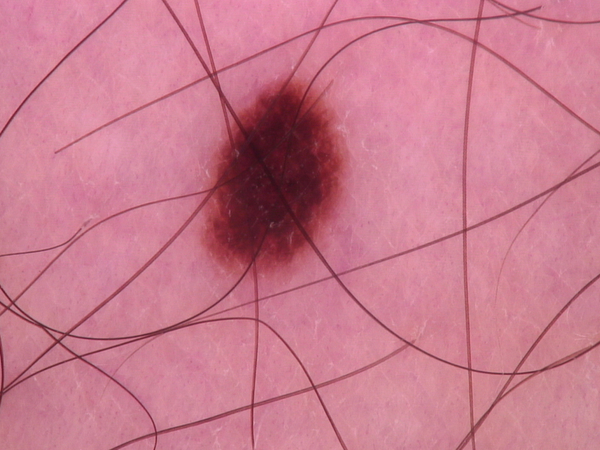
#> input picture data/image0.jpg, 600 x 450 px
$ python main.py
#> lines starting #> are read from the running program, lines starting #| are printed output that depends on the picture; after the words box and inside, x2 and y2 are one past the last pixel; in counts of white or black regions, pixels touching at a corner belong together
### util/img_util.py
import random
import os
import cv2


def readImageFile(file_path):
    # read image as an 8-bit array
    img_bgr = cv2.imread(file_path)

    # convert to RGB
    img_rgb = cv2.cvtColor(img_bgr, cv2.COLOR_BGR2RGB)

    # convert the original image to grayscale
    img_gray = cv2.cvtColor(img_rgb, cv2.COLOR_RGB2GRAY)

    return img_rgb, img_gray


def saveImageFile(img_rgb, file_path):
    try:
        # convert BGR
        img_bgr = cv2.cvtColor(img_rgb, cv2.COLOR_RGB2BGR)

        # save the image
        success = cv2.imwrite(file_path, img_bgr)
        if not success:
            print(f"Failed to save the image to {file_path}")
        return success

    except Exception as e:
        print(f"Error saving the image: {e}")
        return False

class ImageDataLoader:
    def __init__(self, directory, shuffle=False, transform=None):
        self.directory = directory
        self.shuffle = shuffle
        self.transform = transform

        # get a sorted list of all image files in the directory
        self.file_list = sorted(
            [os.path.join(directory, f) for f in os.listdir(directory) if
             f.lower().endswith(('.png', '.jpg', '.jpeg', '.bmp', '.tiff'))]
        )

        if not self.file_list:
            raise ValueError("No image files found in the directory.")

        # shuffle file list if required
        if self.shuffle:
            random.shuffle(self.file_list)

        # get the total number of samples
        self.num_samples = len(self.file_list)

    def __len__(self):
        return self.num_samples

    def __iter__(self):
        for file_path in self.file_list:
            img_rgb, img_gray = readImageFile(file_path)

            if self.transform:
                img_rgb = self.transform(img_rgb)
                img_gray = self.transform(img_gray)

            yield img_rgb, img_gray, os.path.basename(file_path)

# Get the directory of the script
CURRENT_DIR = os.path.dirname(os.path.abspath(__file__))
# Move one level up to get the project root
BASE_DIR = os.path.dirname(CURRENT_DIR)
# Construct the path to the "data" folder
DATA_DIR = os.path.join(BASE_DIR, "data")
image_loader = ImageDataLoader(directory=DATA_DIR, shuffle=True)


for img_rgb, img_gray, filename in image_loader:
#> in readImageFile, `img_gray = cv2.cvtColor(img_rgb, cv2.COLOR_RGB2GRAY)`:
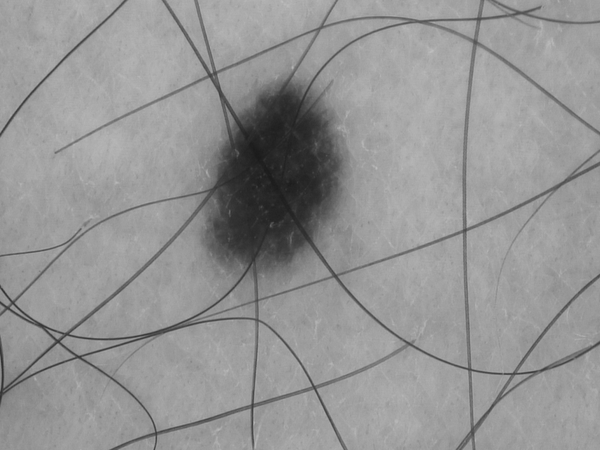
#> img_gray: shape (450, 600); min 26, max 189, mean 148.2
    print(f"Loaded image: {filename}, Shape: {img_rgb.shape}")
#> this loop made 3 passes
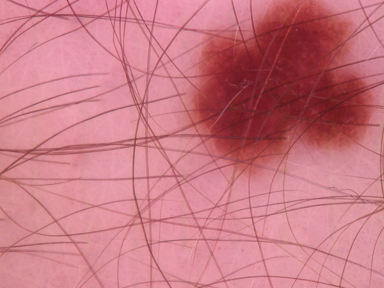
#> input picture data/img_0410.png, 384 x 288 px
#> pass 1, in readImageFile (call 2), `img_gray = cv2.cvtColor(img_rgb, cv2.COLOR_RGB2GRAY)`:
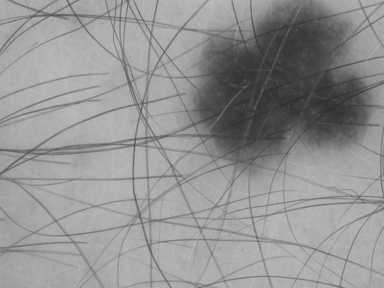
#> img_gray: shape (288, 384); min 43, max 189, mean 146.9
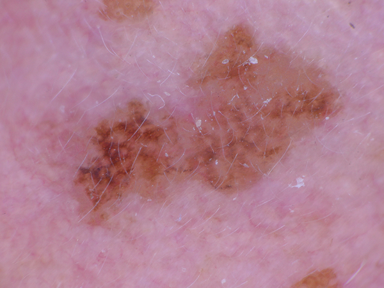
#> input picture data/img_0395.png, 384 x 288 px

### util/inpaint_util.py
import cv2

def removeHair(img_org, img_gray, kernel_size=25, threshold=10, radius=3):
    """detects and removes hair from images"""
    # kernel for the morphological filtering
    kernel = cv2.getStructuringElement(cv2.MORPH_CROSS, (kernel_size, kernel_size))

    # perform the blackHat filtering on the grayscale image to find the hair countours
    blackhat = cv2.morphologyEx(img_gray, cv2.MORPH_BLACKHAT, kernel)

    # intensify the hair countours in preparation for the inpainting algorithm
    _, thresh = cv2.threshold(blackhat, threshold, 255, cv2.THRESH_BINARY)

    # inpaint the original image depending on the mask
    img_out = cv2.inpaint(img_org, thresh, radius, cv2.INPAINT_TELEA)

    return blackhat, thresh, img_out

### main.py
from os.path import join

import matplotlib.pyplot as plt

from util.img_util import readImageFile, saveImageFile
from util.inpaint_util import removeHair

file_path = './data/image0.jpg'
#> file_path = './data/image0.jpg'
save_dir = './result'

# read an image file
img_rgb, img_gray = readImageFile(file_path)
#> in readImageFile, img_bgr is the input picture: shape (450, 600, 3); mean B, G, R 142, 122.6, 200.8

# apply hair removal
blackhat, thresh, img_out = removeHair(img_rgb, img_gray, kernel_size=5, threshold=10)
#> in removeHair, `blackhat = cv2.morphologyEx(img_gray, cv2.MORPH_BLACKHAT, kernel)`:
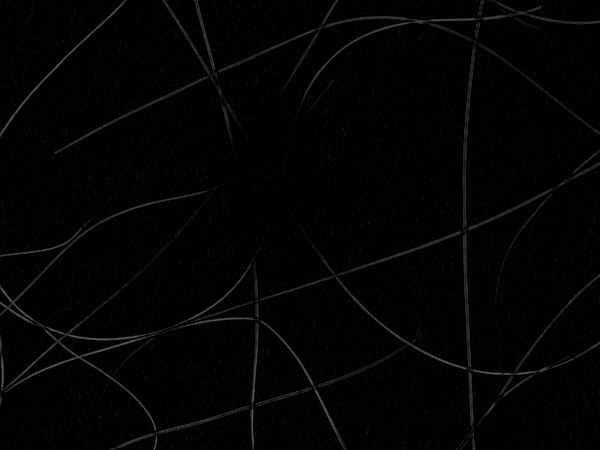
#> blackhat: shape (450, 600); min 0, max 99, mean 3.2
#> in removeHair, `_, thresh = cv2.threshold(blackhat, threshold, 255, cv2.THRESH_BINARY)`:
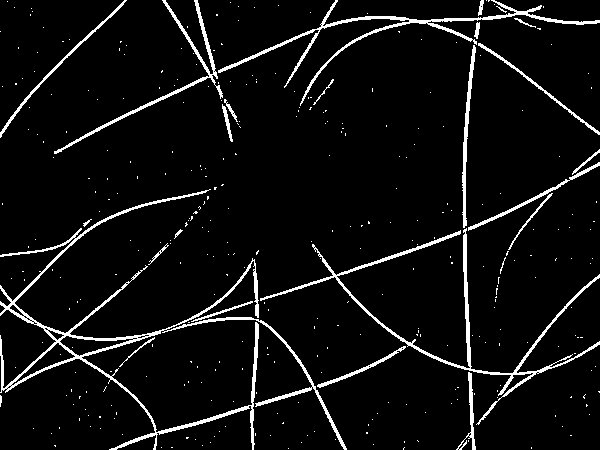
#> thresh: shape (450, 600); 5.8% white; 348 white regions (324 under 20 px), largest, box (x1, y1, x2, y2) and area: (0, 189, 347, 450) 5269, (260, 228, 600, 425) 2763, (218, 0, 600, 106) 2179
#> in removeHair, `img_out = cv2.inpaint(img_org, thresh, radius, cv2.INPAINT_TELEA)`:
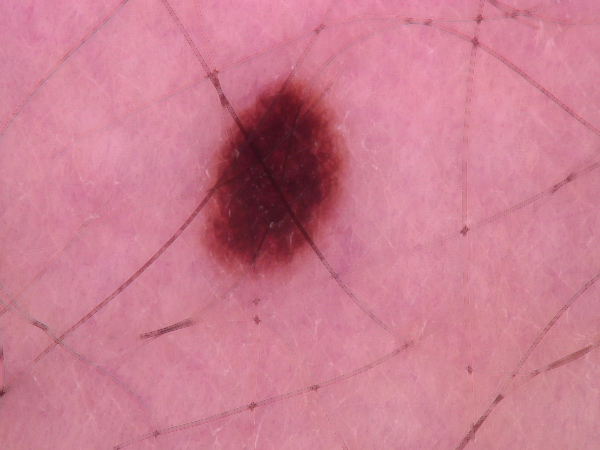
#> img_out: shape (450, 600, 3); mean R, G, B 203.2, 125, 144.5

# plot the images
plt.figure(figsize=(15, 10))

# original image
plt.subplot(2, 2, 1)
plt.imshow(img_rgb)
plt.title("Original Image")
plt.axis("off")

# blackHat image
plt.subplot(2, 2, 2)
plt.imshow(blackhat, cmap="gray")
plt.title("BlackHat Image")
plt.axis("off")

# thresholded mask
plt.subplot(2, 2, 3)
plt.imshow(thresh, cmap="gray")
plt.title("Thresholded Mask")
plt.axis("off")

# inpainted image
plt.subplot(2, 2, 4)
plt.imshow(img_out)
plt.title("Inpainted Image")
plt.axis("off")

plt.tight_layout()
plt.show()

# save the output image
save_file_path = join(save_dir, 'output.jpg')
saveImageFile(img_out, save_file_path)
